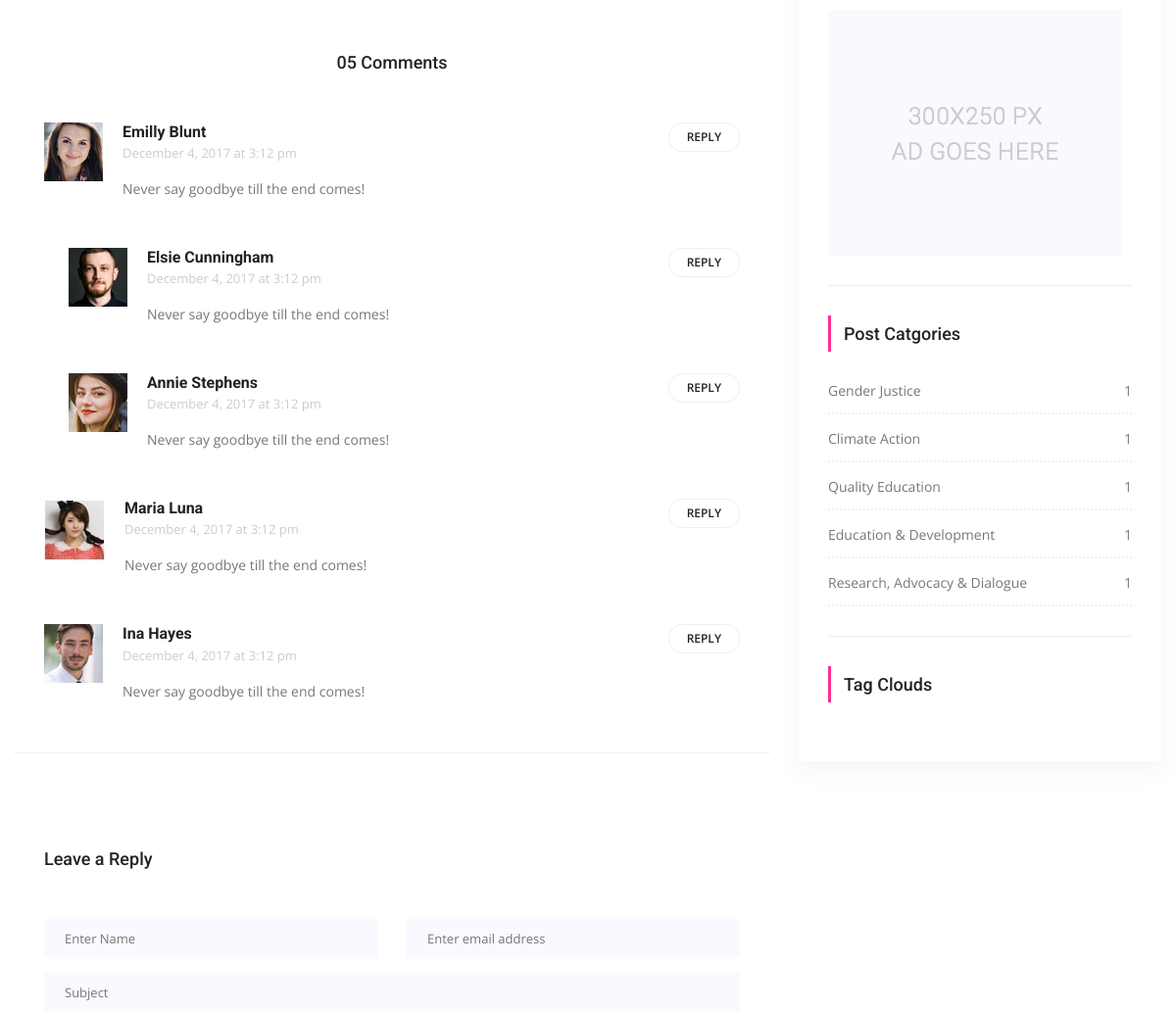
/detail/1/what-is-lorem-ipsum (middle part), run on an earlier commit of the app's database.
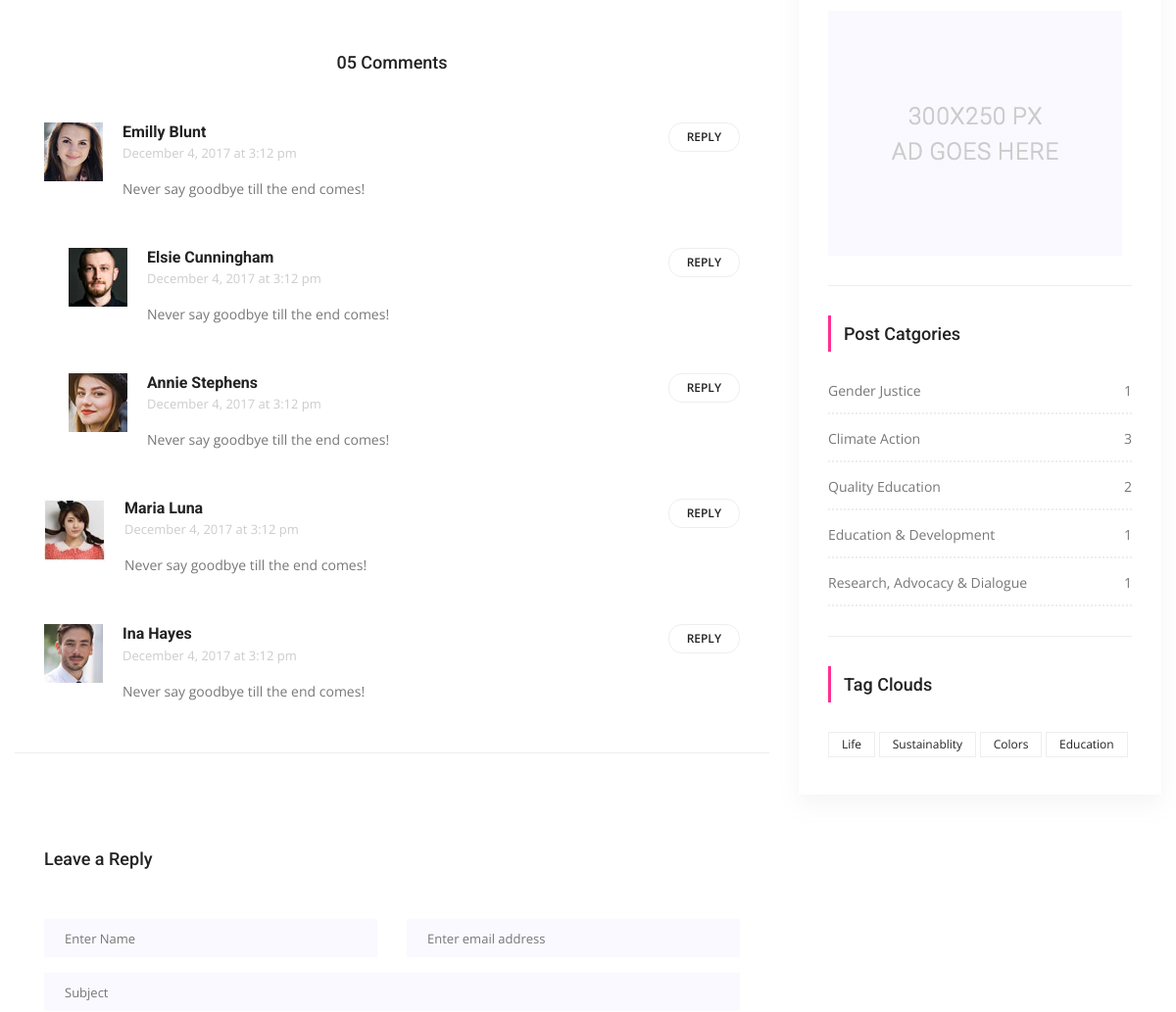
And on a later commit of the database.
### posts/models.py (models this page shows, shortened)
class Category(models.Model):
    title = models.CharField(max_length=150)
    slug = models.SlugField(default="slug", editable=False)
    def post_count(self):
        return self.post.all().count()

class Tag(models.Model):
    title = models.CharField(max_length=100)
    slug = models.SlugField(editable=False)
    def __str__(self):
        return self.title

### posts/views.py (the view)
# urls.py: path('detail/<int:pk>/<slug:slug>', PostDetail.as_view(), name='detail'),
class PostDetail(DetailView):
    template_name = "posts/detail.html"
    model = Post
    context_object_name = 'single'
    def get_context_data(self, **kwargs):
        context = super(PostDetail, self).get_context_data(**kwargs)
        return context

### posts/templatetags/custom_tags.py (called while the page is built)
@register.simple_tag(name="categories")
def all_categories():
    return Category.objects.all()

@register.simple_tag(name="tags")
def all_tags():
    return Tag.objects.all()

### templates/posts/detail.html (shortened to what the changed rows need)
{% extends 'base.html'%}
{%load static%}
{% block content %}
        <section class="blog_area p_120 single-post-area">
            <div class="container">
                <div class="row">
                   {%include 'right_side.html'%}
                </div>
            </div>
        </section>
       {%endblock%}

### templates/right_side.html (shortened to what this page needs)
{%load static%}
{%load custom_tags%}
<div class="col-lg-4">
                        <div class="blog_right_sidebar">
                            <aside class="single_sidebar_widget">
                                <a href="#"><img class="img-fluid" src="{% static "img/blog/add.jpg" %}" alt=""></a>
                                <div class="br"></div>
                            </aside>
                            <aside class="single_sidebar_widget post_category_widget">
                                <h4 class="widget_title">Post Catgories</h4>
                                <ul class="list cat-list">
                                    {%categories as categories%}
                                    {%for category in categories%}
                                    <li>
                                        <a href="{%url 'category_detail' pk=category.pk slug=category.slug %}" class="d-flex justify-content-between">
                                            <p>{{category.title}}</p>
                                            <p>{{category.post_count}}</p>
                                        </a>
                                    </li>
                                    {%endfor%}
                                </ul>
                                <div class="br"></div>
                            </aside>
                            <aside class="single-sidebar-widget tag_cloud_widget">
                                <h4 class="widget_title">Tag Clouds</h4>
                                <ul class="list">
                                    {% tags as ankits%}
                                    {%for ankit in ankits%}
                                    <li><a href="{%url 'tag_detail' slug=ankit.slug%}">{{ankit}}</a></li>
                                    {%endfor%}
                                </ul>
                            </aside>
                        </div>
                    </div>

What changed in the data, as far as the page shows it:
computed for Category "Climate Action": post_count "1" → "3"
computed for Category "Quality Education": post_count "1" → "2"
added Tag: title "Life"
added Tag: title "Sustainablity"
added Tag: title "Colors"
added Tag: title "Education"
